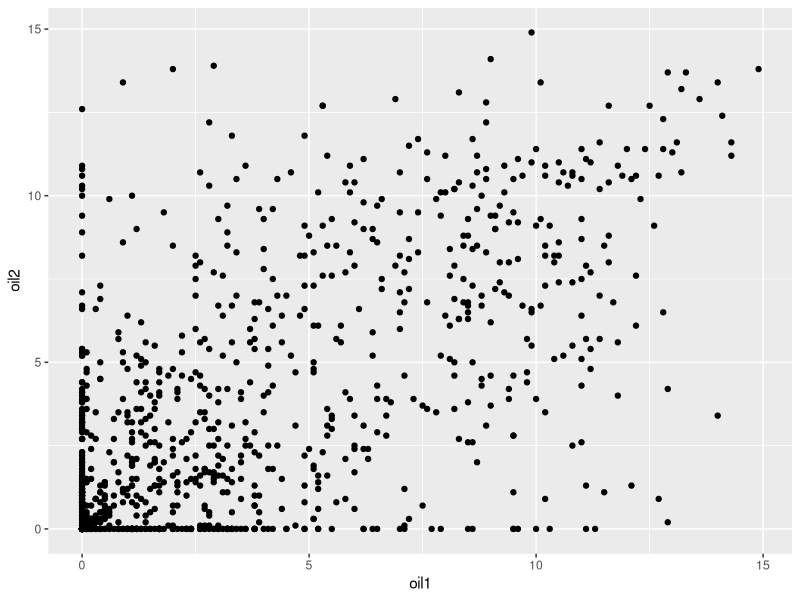
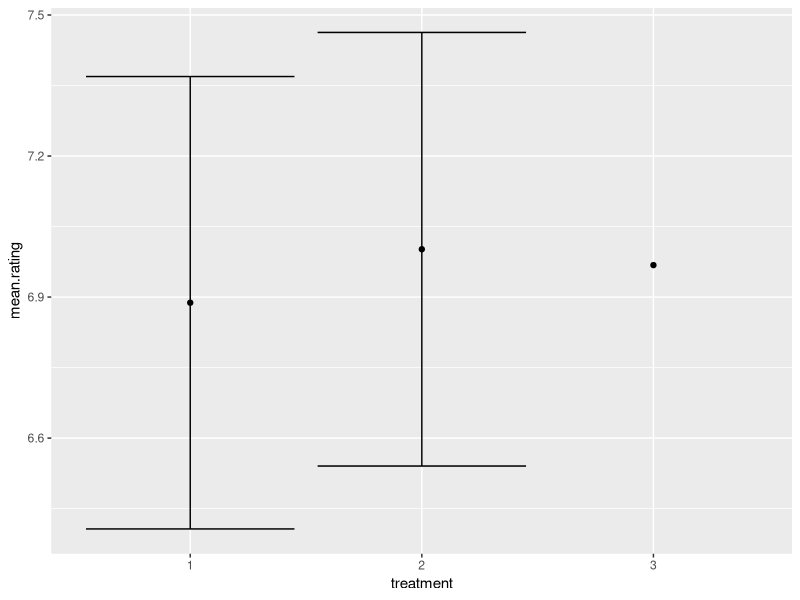

These figures' R source, in order:
## ---- chunk 1
library(tidyverse)
library(reshape2)
ff <- french_fries

## ---- chunk 2
head(ff)
summary(ff)

ff.long = gather(ff, flavor.dimension, rating, potato:painty)
head(ff.long)
summary(ff.long)
## ---- chunk 3

levels(ff.long$treatment) = c("oil1", "oil2", "oil3")
head(ff.long)
summary(ff.long)

ff.long.2 = spread(ff.long, treatment, rating)
summary(ff.long.2)
head(ff.long.2)

## ---- chunk 4
ggplot(ff.long.2, aes(oil1, oil2)) + geom_point()



## ---- chunk 5


st.err = function(x, na.rm = FALSE) {
  output = sd(x) / sqrt(length(x))
  output }
  

st.err(x = rnorm(1e5, sd = 3))


## ---- chunk 6

ff = french_fries

summarize(group_by(ff, treatment), mean.potato = mean(potato, na.rm = TRUE), 
                                  sd.potato = sd(potato, na.rm = TRUE), 
                                  n = length(potato),
                                  sterr.potato = st.err(potato))

ff.means = ff %>%
  group_by(treatment) %>%
  summarize(mean.rating = mean(potato, na.rm = TRUE), se = st.err(potato))



## ---- chunk 7

ggplot(ff.means, aes(treatment, mean.rating)) + geom_point() +
  geom_errorbar(aes(ymin = mean.rating - se*1.96, ymax = mean.rating + se*1.96))  #this is how error bar works

